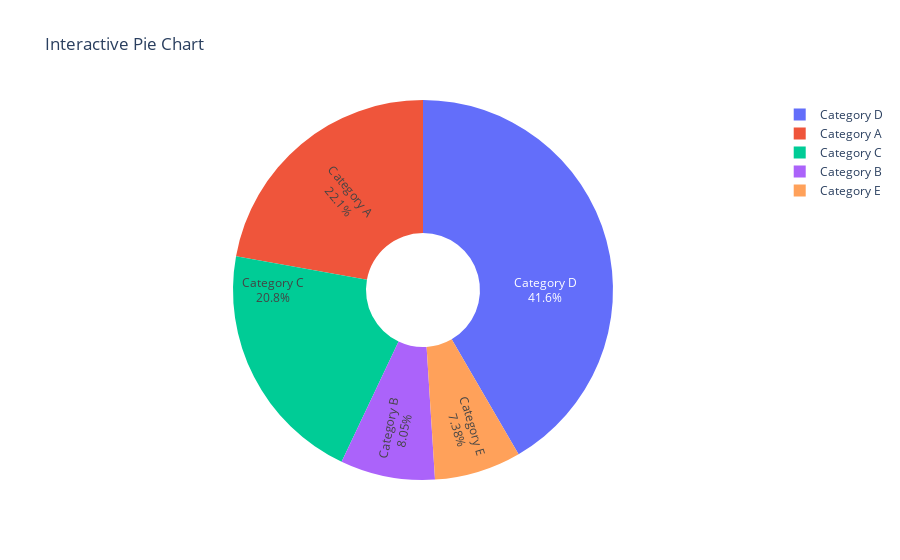

This figure's notebook cell:
### Code cell
# 21. Using Plotly, create an interactive pie chart of randomly generated data, add labels and percentages, set the title as 'Interactive Pie Chart'. 
# 2 3 SKILLS

labels = ['Category A', 'Category B', 'Category C', 'Category D', 'Category E']
values = np.random.randint(10, 100, size=len(labels))

fig = go.Figure(data=[go.Pie(labels=labels, values=values, hole=0.3, 
                             textinfo='label+percent', 
                             insidetextorientation='radial')])
fig.update_layout(title_text='Interactive Pie Chart')
fig.show()

### Figure 1 — Plotly figure (JSON) as saved in the notebook; plotly's stock layout.template omitted (floating-point values rounded to 4 significant figures)
{"data": [{"hole": 0.3, "insidetextorientation": "radial", "labels": ["Category A", "Category B", "Category C", "Category D", "Category E"], "textinfo": "label+percent", "type": "pie", "values": [33, 12, 31, 62, 11]}], "layout": {"autosize": true, "title": {"text": "Interactive Pie Chart"}}}
